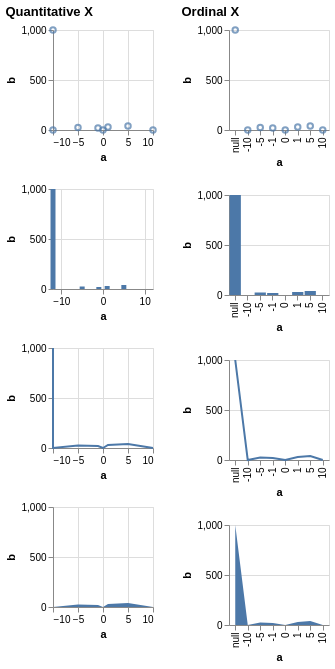

Here is the Vega-Lite specification saved for this chart:
### Vega specification from a JSON file in a GitHub repository (floating-point values rounded to 4 significant figures)
{"$schema": "https://vega.github.io/schema/vega/v5.json", "description": "Testing invalid", "background": "white", "padding": 5, "data": [{"name": "source_0", "values": [{"a": null, "b": 1000}, {"a": -10, "b": null}, {"a": -5, "b": 25}, {"a": -1, "b": 20}, {"a": 0, "b": null}, {"a": 1, "b": 30}, {"a": 5, "b": 40}, {"a": 10, "b": null}]}, {"name": "data_0", "source": "source_0", "transform": [{"type": "formula", "expr": "toNumber(datum[\"a\"])", "as": "a"}]}, {"name": "data_2", "source": "data_0", "transform": [{"type": "stack", "groupby": ["a"], "field": "b", "sort": {"field": [], "order": []}, "as": ["b_start", "b_end"], "offset": "zero"}]}, {"name": "data_3", "source": "data_0", "transform": [{"type": "impute", "field": "b", "groupby": [], "key": "a", "method": "value", "value": 0}, {"type": "stack", "groupby": ["a"], "field": "b", "sort": {"field": [], "order": []}, "as": ["b_start", "b_end"], "offset": "zero"}]}, {"name": "data_4", "source": "data_0", "transform": [{"type": "stack", "groupby": ["a"], "field": "b", "sort": {"field": [], "order": []}, "as": ["b_start", "b_end"], "offset": "zero"}]}, {"name": "data_5", "source": "data_0", "transform": [{"type": "impute", "field": "b", "groupby": [], "key": "a", "method": "value", "value": 0}, {"type": "stack", "groupby": ["a"], "field": "b", "sort": {"field": [], "order": []}, "as": ["b_start", "b_end"], "offset": "zero"}]}], "signals": [{"name": "childWidth", "value": 100}, {"name": "concat_0_childHeight", "value": 100}, {"name": "concat_1_childHeight", "value": 100}], "layout": {"padding": 20, "bounds": "full", "align": "each"}, "marks": [{"type": "group", "name": "concat_0_group", "title": {"text": "Quantitative X", "anchor": "start"}, "layout": {"padding": 20, "columns": 1, "bounds": "full", "align": "each"}, "marks": [{"type": "group", "name": "concat_0_concat_0_group", "style": "cell", "encode": {"update": {"width": {"signal": "childWidth"}, "height": {"signal": "concat_0_childHeight"}}}, "marks": [{"name": "concat_0_concat_0_marks", "type": "symbol", "style": ["point"], "from": {"data": "data_0"}, "encode": {"update": {"opacity": {"value": 0.7}, "fill": {"value": "transparent"}, "stroke": {"value": "#4c78a8"}, "ariaRoleDescription": {"value": "point"}, "description": {"signal": "\"a: \" + (format(datum[\"a\"], \"\")) + \"; b: \" + (format(datum[\"b\"], \"\"))"}, "x": [{"test": "!isValid(datum[\"a\"]) || !isFinite(+datum[\"a\"])", "value": 0}, {"scale": "concat_0_concat_0_x", "field": "a"}], "y": [{"test": "!isValid(datum[\"b\"]) || !isFinite(+datum[\"b\"])", "field": {"group": "height"}}, {"scale": "concat_0_concat_0_y", "field": "b"}]}}}], "axes": [{"scale": "concat_0_concat_0_x", "orient": "bottom", "gridScale": "concat_0_concat_0_y", "grid": true, "tickCount": {"signal": "ceil(childWidth/40)"}, "domain": false, "labels": false, "aria": false, "maxExtent": 0, "minExtent": 0, "ticks": false, "zindex": 0}, {"scale": "concat_0_concat_0_y", "orient": "left", "gridScale": "concat_0_concat_0_x", "grid": true, "tickCount": {"signal": "ceil(concat_0_childHeight/40)"}, "domain": false, "labels": false, "aria": false, "maxExtent": 0, "minExtent": 0, "ticks": false, "zindex": 0}, {"scale": "concat_0_concat_0_x", "orient": "bottom", "grid": false, "title": "a", "labelFlush": true, "labelOverlap": true, "tickCount": {"signal": "ceil(childWidth/40)"}, "zindex": 0}, {"scale": "concat_0_concat_0_y", "orient": "left", "grid": false, "title": "b", "labelOverlap": true, "tickCount": {"signal": "ceil(concat_0_childHeight/40)"}, "zindex": 0}]}, {"type": "group", "name": "concat_0_concat_1_group", "style": "cell", "encode": {"update": {"width": {"signal": "childWidth"}, "height": {"signal": "concat_0_childHeight"}}}, "marks": [{"name": "concat_0_concat_1_marks", "type": "rect", "style": ["bar"], "from": {"data": "data_2"}, "encode": {"update": {"fill": {"value": "#4c78a8"}, "ariaRoleDescription": {"value": "bar"}, "description": {"signal": "\"a: \" + (format(datum[\"a\"], \"\")) + \"; b: \" + (format(datum[\"b\"], \"\"))"}, "xc": [{"test": "!isValid(datum[\"a\"]) || !isFinite(+datum[\"a\"])", "value": 0}, {"scale": "concat_0_concat_1_x", "field": "a"}], "width": {"value": 5}, "y": {"scale": "concat_0_concat_1_y", "field": "b_end"}, "y2": {"scale": "concat_0_concat_1_y", "field": "b_start"}}}}], "axes": [{"scale": "concat_0_concat_1_x", "orient": "bottom", "gridScale": "concat_0_concat_1_y", "grid": true, "tickCount": {"signal": "ceil(childWidth/40)"}, "domain": false, "labels": false, "aria": false, "maxExtent": 0, "minExtent": 0, "ticks": false, "zindex": 0}, {"scale": "concat_0_concat_1_y", "orient": "left", "gridScale": "concat_0_concat_1_x", "grid": true, "tickCount": {"signal": "ceil(concat_0_childHeight/40)"}, "domain": false, "labels": false, "aria": false, "maxExtent": 0, "minExtent": 0, "ticks": false, "zindex": 0}, {"scale": "concat_0_concat_1_x", "orient": "bottom", "grid": false, "title": "a", "labelFlush": true, "labelOverlap": true, "tickCount": {"signal": "ceil(childWidth/40)"}, "zindex": 0}, {"scale": "concat_0_concat_1_y", "orient": "left", "grid": false, "title": "b", "labelOverlap": true, "tickCount": {"signal": "ceil(concat_0_childHeight/40)"}, "zindex": 0}]}, {"type": "group", "name": "concat_0_concat_2_group", "style": "cell", "encode": {"update": {"width": {"signal": "childWidth"}, "height": {"signal": "concat_0_childHeight"}}}, "marks": [{"name": "concat_0_concat_2_marks", "type": "line", "style": ["line"], "sort": {"field": "datum[\"a\"]"}, "from": {"data": "data_0"}, "encode": {"update": {"stroke": {"value": "#4c78a8"}, "description": {"signal": "\"a: \" + (format(datum[\"a\"], \"\")) + \"; b: \" + (format(datum[\"b\"], \"\"))"}, "x": [{"test": "!isValid(datum[\"a\"]) || !isFinite(+datum[\"a\"])", "value": 0}, {"scale": "concat_0_concat_2_x", "field": "a"}], "y": [{"test": "!isValid(datum[\"b\"]) || !isFinite(+datum[\"b\"])", "field": {"group": "height"}}, {"scale": "concat_0_concat_2_y", "field": "b"}]}}}], "axes": [{"scale": "concat_0_concat_2_x", "orient": "bottom", "gridScale": "concat_0_concat_2_y", "grid": true, "tickCount": {"signal": "ceil(childWidth/40)"}, "domain": false, "labels": false, "aria": false, "maxExtent": 0, "minExtent": 0, "ticks": false, "zindex": 0}, {"scale": "concat_0_concat_2_y", "orient": "left", "gridScale": "concat_0_concat_2_x", "grid": true, "tickCount": {"signal": "ceil(concat_0_childHeight/40)"}, "domain": false, "labels": false, "aria": false, "maxExtent": 0, "minExtent": 0, "ticks": false, "zindex": 0}, {"scale": "concat_0_concat_2_x", "orient": "bottom", "grid": false, "title": "a", "labelFlush": true, "labelOverlap": true, "tickCount": {"signal": "ceil(childWidth/40)"}, "zindex": 0}, {"scale": "concat_0_concat_2_y", "orient": "left", "grid": false, "title": "b", "labelOverlap": true, "tickCount": {"signal": "ceil(concat_0_childHeight/40)"}, "zindex": 0}]}, {"type": "group", "name": "concat_0_concat_3_group", "style": "cell", "encode": {"update": {"width": {"signal": "childWidth"}, "height": {"signal": "concat_0_childHeight"}}}, "marks": [{"name": "concat_0_concat_3_marks", "type": "area", "style": ["area"], "sort": {"field": "datum[\"a\"]"}, "from": {"data": "data_3"}, "encode": {"update": {"orient": {"value": "vertical"}, "fill": {"value": "#4c78a8"}, "description": {"signal": "\"a: \" + (format(datum[\"a\"], \"\")) + \"; b: \" + (format(datum[\"b\"], \"\"))"}, "x": [{"test": "!isValid(datum[\"a\"]) || !isFinite(+datum[\"a\"])", "value": 0}, {"scale": "concat_0_concat_3_x", "field": "a"}], "y": {"scale": "concat_0_concat_3_y", "field": "b_end"}, "y2": {"scale": "concat_0_concat_3_y", "field": "b_start"}}}}], "axes": [{"scale": "concat_0_concat_3_x", "orient": "bottom", "gridScale": "concat_0_concat_3_y", "grid": true, "tickCount": {"signal": "ceil(childWidth/40)"}, "domain": false, "labels": false, "aria": false, "maxExtent": 0, "minExtent": 0, "ticks": false, "zindex": 0}, {"scale": "concat_0_concat_3_y", "orient": "left", "gridScale": "concat_0_concat_3_x", "grid": true, "tickCount": {"signal": "ceil(concat_0_childHeight/40)"}, "domain": false, "labels": false, "aria": false, "maxExtent": 0, "minExtent": 0, "ticks": false, "zindex": 0}, {"scale": "concat_0_concat_3_x", "orient": "bottom", "grid": false, "title": "a", "labelFlush": true, "labelOverlap": true, "tickCount": {"signal": "ceil(childWidth/40)"}, "zindex": 0}, {"scale": "concat_0_concat_3_y", "orient": "left", "grid": false, "title": "b", "labelOverlap": true, "tickCount": {"signal": "ceil(concat_0_childHeight/40)"}, "zindex": 0}]}]}, {"type": "group", "name": "concat_1_group", "title": {"text": "Ordinal X", "anchor": "start"}, "layout": {"padding": 20, "columns": 1, "bounds": "full", "align": "each"}, "marks": [{"type": "group", "name": "concat_1_concat_0_group", "style": "cell", "encode": {"update": {"width": {"signal": "childWidth"}, "height": {"signal": "concat_1_childHeight"}}}, "marks": [{"name": "concat_1_concat_0_marks", "type": "symbol", "style": ["point"], "from": {"data": "data_0"}, "encode": {"update": {"opacity": {"value": 0.7}, "fill": {"value": "transparent"}, "stroke": {"value": "#4c78a8"}, "ariaRoleDescription": {"value": "point"}, "description": {"signal": "\"a: \" + (isValid(datum[\"a\"]) ? datum[\"a\"] : \"\"+datum[\"a\"]) + \"; b: \" + (format(datum[\"b\"], \"\"))"}, "x": {"scale": "concat_1_concat_0_x", "field": "a"}, "y": [{"test": "!isValid(datum[\"b\"]) || !isFinite(+datum[\"b\"])", "field": {"group": "height"}}, {"scale": "concat_1_concat_0_y", "field": "b"}]}}}], "axes": [{"scale": "concat_1_concat_0_y", "orient": "left", "gridScale": "concat_1_concat_0_x", "grid": true, "tickCount": {"signal": "ceil(concat_1_childHeight/40)"}, "domain": false, "labels": false, "aria": false, "maxExtent": 0, "minExtent": 0, "ticks": false, "zindex": 0}, {"scale": "concat_1_concat_0_x", "orient": "bottom", "grid": false, "title": "a", "labelAlign": "right", "labelAngle": 270, "labelBaseline": "middle", "zindex": 0}, {"scale": "concat_1_concat_0_y", "orient": "left", "grid": false, "title": "b", "labelOverlap": true, "tickCount": {"signal": "ceil(concat_1_childHeight/40)"}, "zindex": 0}]}, {"type": "group", "name": "concat_1_concat_1_group", "style": "cell", "encode": {"update": {"width": {"signal": "childWidth"}, "height": {"signal": "concat_1_childHeight"}}}, "marks": [{"name": "concat_1_concat_1_marks", "type": "rect", "style": ["bar"], "from": {"data": "data_4"}, "encode": {"update": {"fill": {"value": "#4c78a8"}, "ariaRoleDescription": {"value": "bar"}, "description": {"signal": "\"a: \" + (isValid(datum[\"a\"]) ? datum[\"a\"] : \"\"+datum[\"a\"]) + \"; b: \" + (format(datum[\"b\"], \"\"))"}, "x": {"scale": "concat_1_concat_1_x", "field": "a"}, "width": {"signal": "max(0.25, bandwidth('concat_1_concat_1_x'))"}, "y": {"scale": "concat_1_concat_1_y", "field": "b_end"}, "y2": {"scale": "concat_1_concat_1_y", "field": "b_start"}}}}], "axes": [{"scale": "concat_1_concat_1_y", "orient": "left", "gridScale": "concat_1_concat_1_x", "grid": true, "tickCount": {"signal": "ceil(concat_1_childHeight/40)"}, "domain": false, "labels": false, "aria": false, "maxExtent": 0, "minExtent": 0, "ticks": false, "zindex": 0}, {"scale": "concat_1_concat_1_x", "orient": "bottom", "grid": false, "title": "a", "labelAlign": "right", "labelAngle": 270, "labelBaseline": "middle", "zindex": 0}, {"scale": "concat_1_concat_1_y", "orient": "left", "grid": false, "title": "b", "labelOverlap": true, "tickCount": {"signal": "ceil(concat_1_childHeight/40)"}, "zindex": 0}]}, {"type": "group", "name": "concat_1_concat_2_group", "style": "cell", "encode": {"update": {"width": {"signal": "childWidth"}, "height": {"signal": "concat_1_childHeight"}}}, "marks": [{"name": "concat_1_concat_2_marks", "type": "line", "style": ["line"], "sort": {"field": "datum[\"a\"]"}, "from": {"data": "data_0"}, "encode": {"update": {"stroke": {"value": "#4c78a8"}, "description": {"signal": "\"a: \" + (isValid(datum[\"a\"]) ? datum[\"a\"] : \"\"+datum[\"a\"]) + \"; b: \" + (format(datum[\"b\"], \"\"))"}, "x": {"scale": "concat_1_concat_2_x", "field": "a"}, "y": [{"test": "!isValid(datum[\"b\"]) || !isFinite(+datum[\"b\"])", "field": {"group": "height"}}, {"scale": "concat_1_concat_2_y", "field": "b"}]}}}], "axes": [{"scale": "concat_1_concat_2_y", "orient": "left", "gridScale": "concat_1_concat_2_x", "grid": true, "tickCount": {"signal": "ceil(concat_1_childHeight/40)"}, "domain": false, "labels": false, "aria": false, "maxExtent": 0, "minExtent": 0, "ticks": false, "zindex": 0}, {"scale": "concat_1_concat_2_x", "orient": "bottom", "grid": false, "title": "a", "labelAlign": "right", "labelAngle": 270, "labelBaseline": "middle", "zindex": 0}, {"scale": "concat_1_concat_2_y", "orient": "left", "grid": false, "title": "b", "labelOverlap": true, "tickCount": {"signal": "ceil(concat_1_childHeight/40)"}, "zindex": 0}]}, {"type": "group", "name": "concat_1_concat_3_group", "style": "cell", "encode": {"update": {"width": {"signal": "childWidth"}, "height": {"signal": "concat_1_childHeight"}}}, "marks": [{"name": "concat_1_concat_3_marks", "type": "area", "style": ["area"], "sort": {"field": "datum[\"a\"]"}, "from": {"data": "data_5"}, "encode": {"update": {"orient": {"value": "vertical"}, "fill": {"value": "#4c78a8"}, "description": {"signal": "\"a: \" + (isValid(datum[\"a\"]) ? datum[\"a\"] : \"\"+datum[\"a\"]) + \"; b: \" + (format(datum[\"b\"], \"\"))"}, "x": {"scale": "concat_1_concat_3_x", "field": "a"}, "y": {"scale": "concat_1_concat_3_y", "field": "b_end"}, "y2": {"scale": "concat_1_concat_3_y", "field": "b_start"}}}}], "axes": [{"scale": "concat_1_concat_3_y", "orient": "left", "gridScale": "concat_1_concat_3_x", "grid": true, "tickCount": {"signal": "ceil(concat_1_childHeight/40)"}, "domain": false, "labels": false, "aria": false, "maxExtent": 0, "minExtent": 0, "ticks": false, "zindex": 0}, {"scale": "concat_1_concat_3_x", "orient": "bottom", "grid": false, "title": "a", "labelAlign": "right", "labelAngle": 270, "labelBaseline": "middle", "zindex": 0}, {"scale": "concat_1_concat_3_y", "orient": "left", "grid": false, "title": "b", "labelOverlap": true, "tickCount": {"signal": "ceil(concat_1_childHeight/40)"}, "zindex": 0}]}]}], "scales": [{"name": "concat_0_concat_0_x", "type": "linear", "domain": {"data": "data_0", "field": "a"}, "range": [0, {"signal": "childWidth"}], "nice": true, "zero": true}, {"name": "concat_0_concat_0_y", "type": "linear", "domain": {"data": "data_0", "field": "b"}, "range": [{"signal": "concat_0_childHeight"}, 0], "nice": true, "zero": true}, {"name": "concat_0_concat_1_x", "type": "linear", "domain": {"data": "data_2", "field": "a"}, "range": [0, {"signal": "childWidth"}], "nice": true, "zero": false, "padding": 5}, {"name": "concat_0_concat_1_y", "type": "linear", "domain": {"data": "data_2", "fields": ["b_start", "b_end"]}, "range": [{"signal": "concat_0_childHeight"}, 0], "nice": true, "zero": true}, {"name": "concat_0_concat_2_x", "type": "linear", "domain": {"data": "data_0", "field": "a"}, "range": [0, {"signal": "childWidth"}], "nice": true, "zero": false}, {"name": "concat_0_concat_2_y", "type": "linear", "domain": {"data": "data_0", "field": "b"}, "range": [{"signal": "concat_0_childHeight"}, 0], "nice": true, "zero": true}, {"name": "concat_0_concat_3_x", "type": "linear", "domain": {"data": "data_3", "field": "a"}, "range": [0, {"signal": "childWidth"}], "nice": true, "zero": false}, {"name": "concat_0_concat_3_y", "type": "linear", "domain": {"data": "data_3", "fields": ["b_start", "b_end"]}, "range": [{"signal": "concat_0_childHeight"}, 0], "nice": true, "zero": true}, {"name": "concat_1_concat_0_x", "type": "point", "domain": {"data": "data_0", "field": "a", "sort": true}, "range": [0, {"signal": "childWidth"}], "padding": 0.5}, {"name": "concat_1_concat_0_y", "type": "linear", "domain": {"data": "data_0", "field": "b"}, "range": [{"signal": "concat_1_childHeight"}, 0], "nice": true, "zero": true}, {"name": "concat_1_concat_1_x", "type": "band", "domain": {"data": "data_4", "field": "a", "sort": true}, "range": [0, {"signal": "childWidth"}], "paddingInner": 0.1, "paddingOuter": 0.05}, {"name": "concat_1_concat_1_y", "type": "linear", "domain": {"data": "data_4", "fields": ["b_start", "b_end"]}, "range": [{"signal": "concat_1_childHeight"}, 0], "nice": true, "zero": true}, {"name": "concat_1_concat_2_x", "type": "point", "domain": {"data": "data_0", "field": "a", "sort": true}, "range": [0, {"signal": "childWidth"}], "padding": 0.5}, {"name": "concat_1_concat_2_y", "type": "linear", "domain": {"data": "data_0", "field": "b"}, "range": [{"signal": "concat_1_childHeight"}, 0], "nice": true, "zero": true}, {"name": "concat_1_concat_3_x", "type": "point", "domain": {"data": "data_5", "field": "a", "sort": true}, "range": [0, {"signal": "childWidth"}], "padding": 0.5}, {"name": "concat_1_concat_3_y", "type": "linear", "domain": {"data": "data_5", "fields": ["b_start", "b_end"]}, "range": [{"signal": "concat_1_childHeight"}, 0], "nice": true, "zero": true}]}
